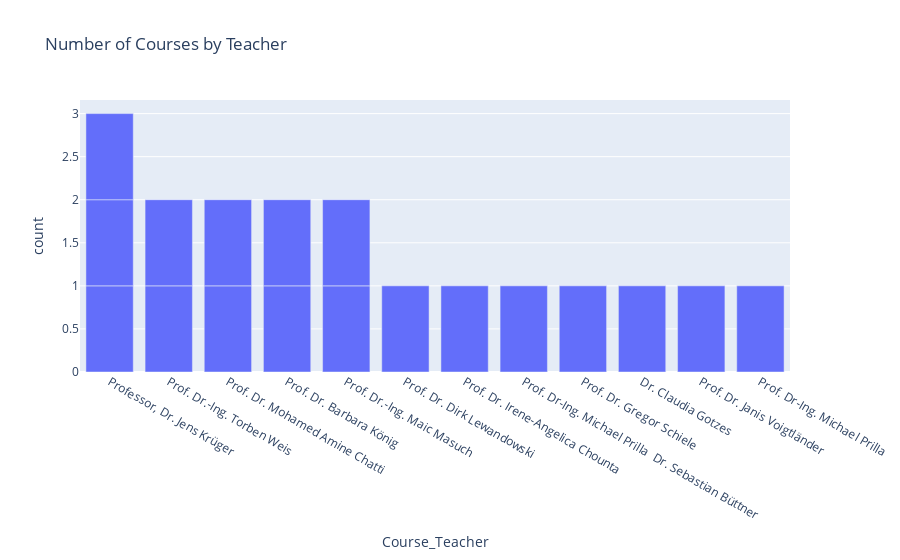

The notebook cell this image was saved under:
### Code cell
fig = px.bar(df, x="lecturer", title="Number of Courses by Teacher")
fig.show()

### Figure 1 — Plotly figure (JSON) as saved in the notebook; plotly's stock layout.template omitted (floating-point values rounded to 4 significant figures)
{"data": [{"alignmentgroup": "True", "hovertemplate": "Course_Teacher=%{x}<br>count=%{y}<extra></extra>", "legendgroup": "", "marker": {"color": "#636efa", "pattern": {"shape": ""}}, "name": "", "offsetgroup": "", "orientation": "v", "showlegend": false, "textposition": "auto", "type": "bar", "x": ["Professor, Dr. Jens Krüger", "Prof. Dr.-Ing. Torben Weis", "Prof. Dr.-Ing. Torben Weis", "Prof. Dr. Mohamed Amine Chatti", "Prof. Dr. Barbara König", "Prof. Dr.-Ing. Maic Masuch", "Prof. Dr. Mohamed Amine Chatti", "Professor, Dr. Jens Krüger", "Prof. Dr.-Ing. Maic Masuch", "Prof. Dr. Dirk Lewandowski", "Prof. Dr. Irene-Angelica Chounta", "Prof. Dr-Ing. Michael Prilla\n Dr. Sebastian Büttner", "Prof. Dr. Gregor Schiele", "Dr. Claudia Gotzes", "Prof. Dr. Barbara König", "Professor, Dr. Jens Krüger", "Prof. Dr. Janis Voigtländer", "Prof. Dr-Ing. Michael Prilla"], "xaxis": "x", "y": [1, 1, 1, 1, 1, 1, 1, 1, 1, 1, 1, 1, 1, 1, 1, 1, 1, 1], "yaxis": "y"}], "layout": {"barmode": "relative", "legend": {"tracegroupgap": 0}, "title": {"text": "Number of Courses by Teacher"}, "xaxis": {"anchor": "y", "domain": [0, 1], "title": {"text": "Course_Teacher"}}, "yaxis": {"anchor": "x", "domain": [0, 1], "title": {"text": "count"}}}}
